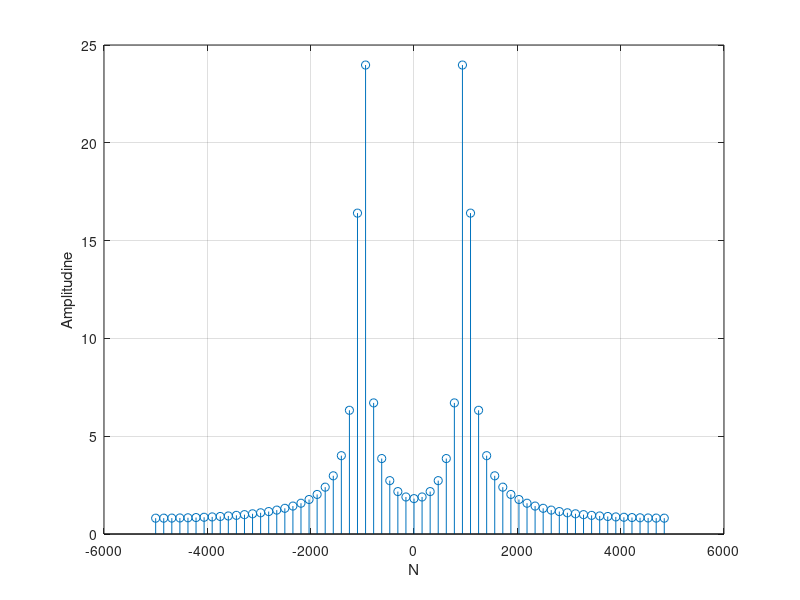

The MATLAB source for this figure:
clc;
clear;
close all;

F1 = 4000;
Fs = 10000;
Ts = 1/Fs;
Tmax = 0.1;

t = 0:Ts:Tmax - Ts;

semnal = cos(2*pi*F1*t);
N = 64;
spectru = fft(semnal, N);

F = -Fs/2 : Fs/N : Fs/2 - Fs/N;

stem(F, abs(spectru));
grid on;
xlabel("N");
ylabel("Amplitudine");